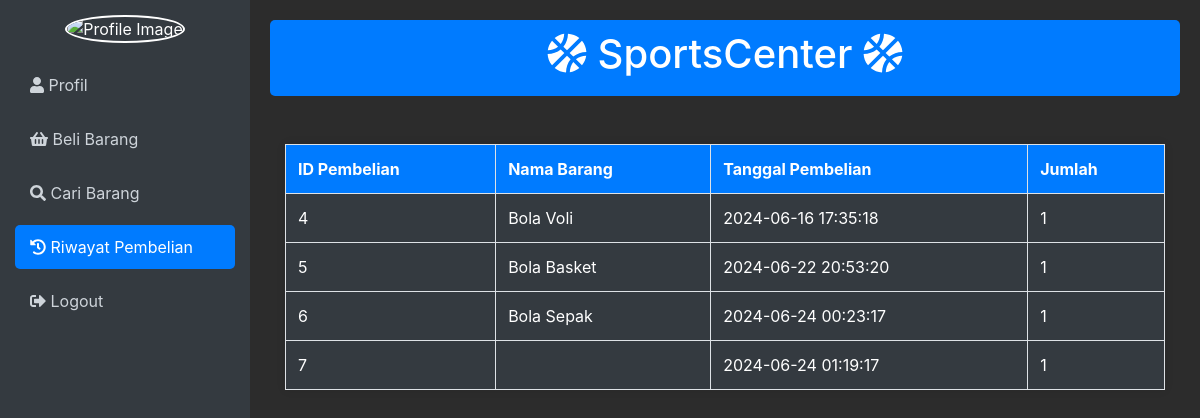
/riwayat_pembelian.php, run on the app's committed database.
### tables this page shows
CREATE TABLE `pembelian` (
  `id` int NOT NULL,
  `username` varchar(50) NOT NULL,
  `id_produk` int NOT NULL,
  `jumlah` int NOT NULL,
  `tanggal_pembelian` timestamp NULL DEFAULT CURRENT_TIMESTAMP,
  `metode_pembayaran` varchar(50) NOT NULL,
  `status` enum('belum terkirim','terkirim') DEFAULT 'belum terkirim',
  `nama_barang` varchar(50) DEFAULT NULL
);

### riwayat_pembelian.php (the view, shortened to what this page needs)
<?php
include "connection.php";
$sql_pembelian = "SELECT id, nama_barang, tanggal_pembelian, jumlah FROM pembelian";
$result_pembelian = $koneksi->query($sql_pembelian);
?>
<!DOCTYPE html>
<html lang="en">
<head>
    <link href="https://stackpath.bootstrapcdn.com/bootstrap/4.5.2/css/bootstrap.min.css" rel="stylesheet">
    <link href="https://cdnjs.cloudflare.com/ajax/libs/font-awesome/5.15.3/css/all.min.css" rel="stylesheet">
</head>
<body>
<div class="sidebar">
    <div class="profile text-center">
        <img src="profile/admin.png" alt="Profile Image">
    </div>
    <div class="menu">
        <a href="home.php"><i class="fas fa-user"></i> Profil</a>
        <a href="beli_barang.php" ><i class="fas fa-shopping-basket"></i> Beli Barang</a>
        <a href="cari_barang.php"><i class="fas fa-search"></i> Cari Barang</a>
        <a href="riwayat_pembelian.php" class="active"><i class="fas fa-history"></i> Riwayat Pembelian</a>
        <a href="logout.php"><i class="fas fa-sign-out-alt"></i> Logout</a>
    </div>
</div>
<div class="content">
    <div class="header">
        <h1><i class="fas fa-basketball-ball"></i> SportsCenter <i class="fas fa-basketball-ball"></i></h1>
    </div>
    <div class="container mt-5">
        <table class="table table-bordered mt-3">
            <tr>
                <th>ID Pembelian</th>
                <th>Nama Barang</th>
                <th>Tanggal Pembelian</th>
                <th>Jumlah</th>
            </tr>
            <?php while($data = $result_pembelian->fetch_assoc()) { ?>
            <tr>
                <td><?php echo $data['id']; ?></td>
                <td><?php echo $data['nama_barang']; ?></td>
                <td><?php echo $data['tanggal_pembelian']; ?></td>
                <td><?php echo $data['jumlah']; ?></td>
            </tr>
            <?php } ?>
        </table>
    </div>
</div>
</body>
</html>

### riwayat_pembelian.php (style rules this page uses)
body { display: flex; min-height: 100vh; background-color: #f1f1f1; margin: 0; }
.sidebar { min-width: 250px; max-width: 250px; background-color: #343a40; padding: 15px; color: #fff; }
.sidebar .profile img { width: 100px; height: 100px; border-radius: 50%; margin-bottom: 10px; border: 2px solid #fff; }
.sidebar .menu a { color: #ced4da; text-decoration: none; display: block; padding: 10px 15px; border-radius: 5px; margin-bottom: 10px; }
.sidebar .menu a.active { background-color: #007bff; color: #fff; }
.content { flex: 1; padding: 20px; background-color: #2c2c2c; color: #ffffff; }
.table { background-color: #343a40; border-radius: 5px; box-shadow: 0 0 10px rgba(0, 0, 0, 0.1); }
.table th { background-color: #007bff; color: #fff; }
.table td { color: #ffffff; }
.header { background-color: #007bff; color: #fff; padding: 10px 20px; text-align: center; margin-bottom: 20px; border-radius: 5px; }

### data on the page
pembelian: id "4", nama_barang "Bola Voli", tanggal_pembelian "2024-06-16 17:35:18", jumlah "1"
pembelian: id "5", nama_barang "Bola Basket", tanggal_pembelian "2024-06-22 20:53:20", jumlah "1"
pembelian: id "6", nama_barang "Bola Sepak", tanggal_pembelian "2024-06-24 00:23:17", jumlah "1"
pembelian: id "7", tanggal_pembelian "2024-06-24 01:19:17", jumlah "1"
